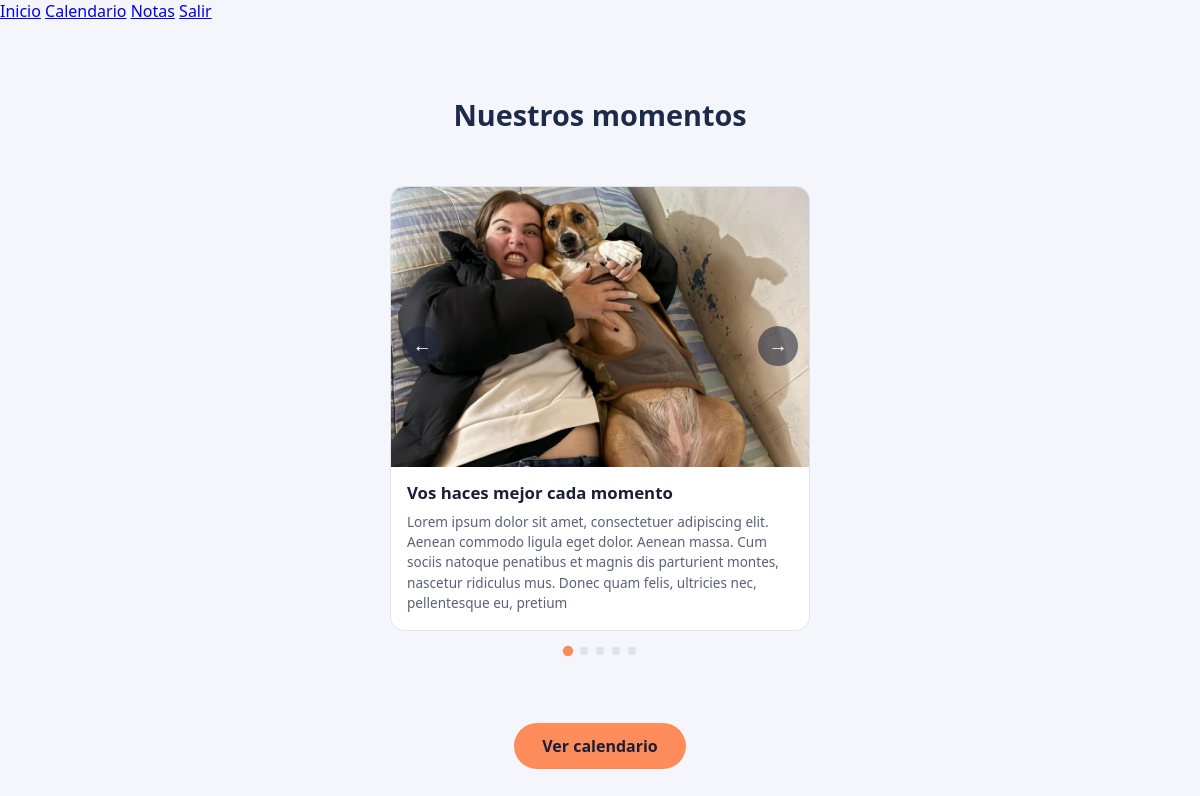
Page / (signed in) on the earlier database version.
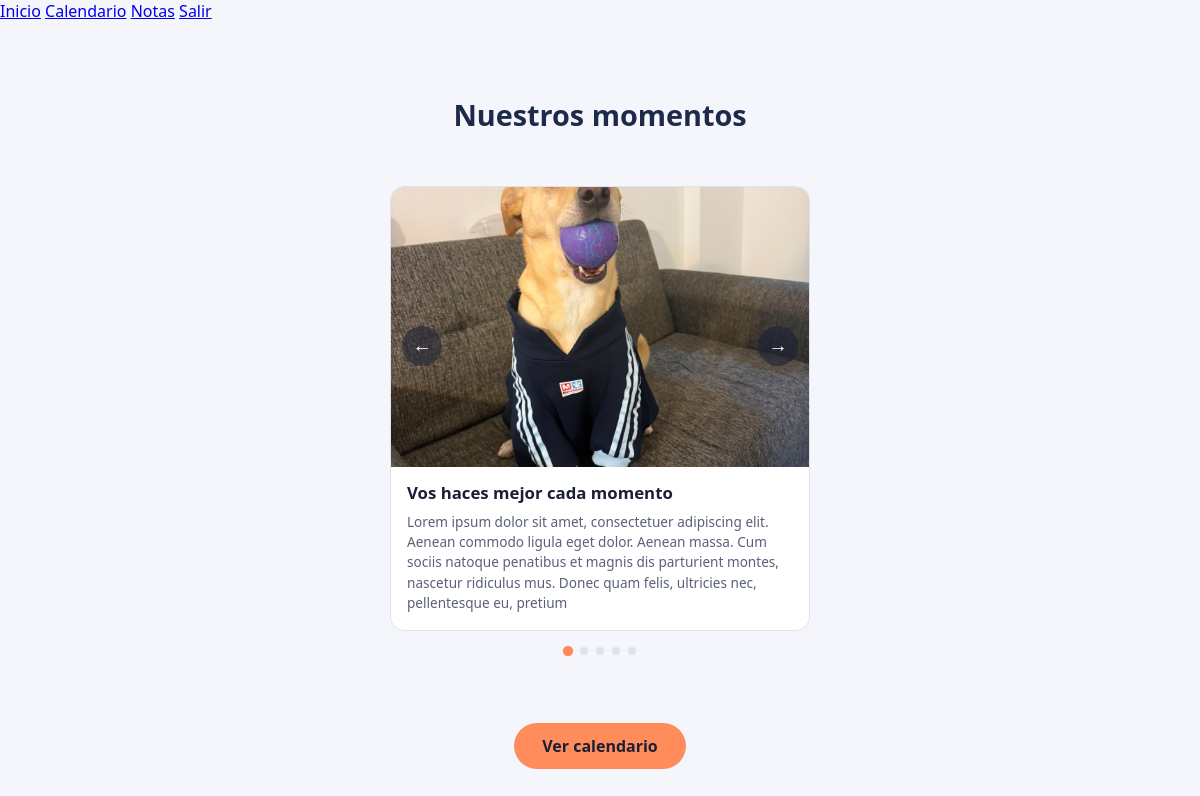
Same page on the later database version.
### mensajes/models.py (models this page shows, shortened)
class Mensaje(models.Model):
    texto = models.CharField(max_length=200)
    descripcion = models.CharField(max_length=250, blank=True)
    imagen = models.ImageField(upload_to='mensajes/', blank=True, null=True)
    orden = models.PositiveIntegerField(default=0)
    activo = models.BooleanField(default=True)
    class Meta:
        ordering = ['orden', 'id']

### mensajes/views.py (the view)
# urls.py: path('', views.inicio, name='inicio'),
@login_required
def inicio(request):
    mensajes = Mensaje.objects.filter(activo=True)
    return render(request, 'mensajes/inicio.html', {'mensajes': mensajes})

### mensajes/templates/mensajes/inicio.html (shortened to what this page needs)
{% extends 'base.html' %}
{% load static %}
{% block contenido %}
    <div class="contenedor-inicio">
        <h1>Nuestros momentos</h1>
        <div class="carrusel-contenedor">
            <div class="carrusel-viewport">
                <div class="carrusel-pista" id="carrusel-pista">
                    {% for mensaje in mensajes %}
                        <div class="card-recuerdo">
                            {% if mensaje.imagen %}
                                <img src="{{ mensaje.imagen.url }}" alt="{{ mensaje.texto }}" class="card-imagen">
                            {% endif %}
                            <p class="card-texto">{{ mensaje.texto }}</p>
                            {% if mensaje.descripcion %}
                                <p class="card-descripcion">{{ mensaje.descripcion }}</p>
                            {% endif %}
                        </div>
                    {% empty %}
                        <p class="mensaje-lindo">Todavía no hay recuerdos cargados 💭</p>
                    {% endfor %}
                </div>
            </div>
            {% if mensajes %}
                <button type="button" class="carrusel-flecha carrusel-flecha-izq" onclick="moverCarrusel(-1)">&larr;</button>
                <button type="button" class="carrusel-flecha carrusel-flecha-der" onclick="moverCarrusel(1)">&rarr;</button>
                <div class="carrusel-puntos" id="carrusel-puntos"></div>
            {% endif %}
        </div>
        <a href="{% url 'calendario' %}" class="boton-ir-calendario">Ver calendario</a>
    </div>
{% endblock %}

### templates/base.html (shortened to what this page needs)
{% load static %}
<!DOCTYPE html>
<html lang="es">
<head>
    <link rel="stylesheet" href="{% static 'citas/style.css' %}">
</head>
<body>
    {% if user.is_authenticated %}
    <nav class="navbar">
        <a href="{% url 'inicio' %}" class="navbar-link">Inicio</a>
        <a href="{% url 'calendario' %}" class="navbar-link">Calendario</a>
        <a href="{% url 'notas' %}" class="navbar-link">Notas</a>
        <a href="{% url 'logout' %}" class="navbar-link navbar-salir">Salir</a>
    </nav>
    {% endif %}
    {% block contenido %}
    {% endblock %}
</body>
</html>

### citas/static/citas/style.css (style rules this page uses)
:root { --fondo: #f4f6fb; --fondo-tarjeta: #ffffff; --texto: #1a1f36; --texto-suave: #5a6178; --azul-noche: #1e2a4a; --azul-noche-claro: #2f3f6b; --acento: #ff8c5a; --acento-suave: #ffe0cf; --borde: #dde2ee; }
* { box-sizing: border-box; }
body { margin: 0; font-family: 'Segoe UI', system-ui, sans-serif; background: var(--fondo); color: var(--texto); transition: background 0.3s ease, color 0.3s ease; }
h1 { font-size: 1.8rem; color: var(--azul-noche); text-align: center; margin-bottom: 4px; }
.contenedor-inicio { min-height: 100vh; display: flex; flex-direction: column; align-items: center; justify-content: center; gap: 28px; padding: 24px; text-align: center; }
.boton-ir-calendario { padding: 12px 28px; border-radius: 24px; background: var(--acento); color: #1a1f36; text-decoration: none; font-weight: 600; transition: transform 0.15s ease, opacity 0.15s ease; }
.carrusel-contenedor { width: 100%; max-width: 420px; margin: 20px 0 40px; }
.carrusel-pista { display: flex; border-radius: 14px; transition: transform 0.4s ease; }
.carrusel-viewport { overflow: hidden; border-radius: 14px; }
.card-recuerdo { flex: 0 0 100%; background: var(--fondo-tarjeta); border: 1px solid var(--borde); border-radius: 14px; overflow: hidden; text-align: left; }
.card-imagen { width: 100%; height: 280px; object-fit: cover; display: block; }
.card-texto { padding: 14px 16px 4px; margin: 0; color: var(--texto); font-size: 1.05rem; font-weight: 600; }
.card-descripcion { padding: 4px 16px 16px; margin: 0; color: var(--texto-suave); font-size: 0.85rem; line-height: 1.5; }
.carrusel-contenedor { width: 100%; max-width: 420px; margin: 20px 0 40px; position: relative; }
.carrusel-flecha { position: absolute; top: 140px; width: 40px; height: 40px; border-radius: 50%; border: none; background: rgba(26, 31, 54, 0.55); color: #ffffff; cursor: pointer; font-size: 1.2rem; display: flex; align-items: center; justify-content: center; transition: transform 0.15s ease, background 0.15s ease; z-index: 10; }
.carrusel-flecha-izq { left: 12px; }
.carrusel-flecha-der { right: 12px; }
.carrusel-puntos { display: flex; justify-content: center; gap: 8px; margin-top: 16px; }
.carrusel-puntos { display: flex; gap: 8px; }

Differences in the rows shown:
changed Mensaje "Vos haces mejor cada momento": imagen: a different picture
